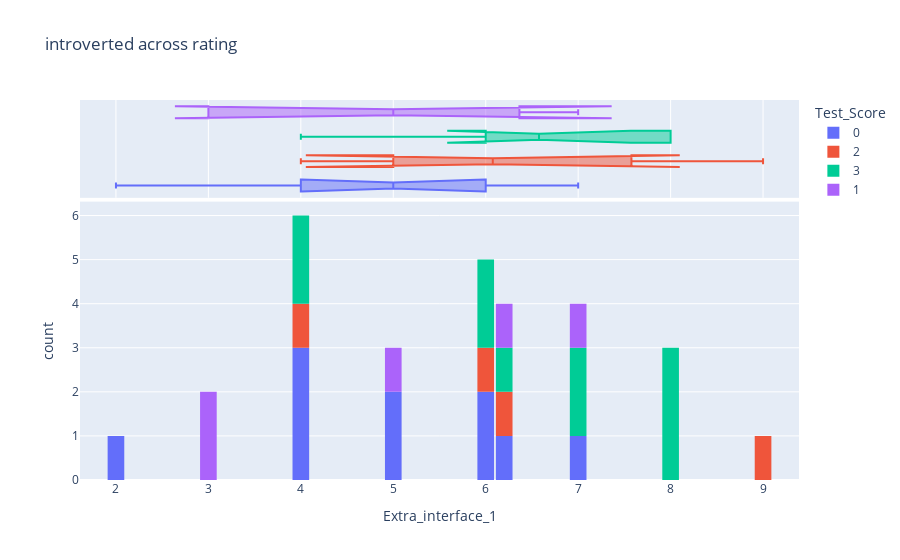

This figure's notebook cell:
### Code cell
fig = px.histogram(y,
                x= "Extra_interface_1",
                nbins = 40,
                marginal = "box",
                color = "Test_Score",
                title='introverted across rating')

fig.update_layout(bargap=0.1)
fig.show()

### Figure 1 — Plotly figure (JSON) as saved in the notebook; plotly's stock layout.template omitted (floating-point values rounded to 4 significant figures)
{"data": [{"alignmentgroup": "True", "bingroup": "x", "hovertemplate": "Test_Score=0<br>Extra_interface_1=%{x}<br>count=%{y}<extra></extra>", "legendgroup": "0", "marker": {"color": "#636efa", "pattern": {"shape": ""}}, "name": "0", "nbinsx": 40, "offsetgroup": "0", "orientation": "v", "showlegend": true, "type": "histogram", "x": [7, 6.153, 5, 6, 4, 2, 5, 4, 6, 4], "xaxis": "x", "yaxis": "y"}, {"alignmentgroup": "True", "hovertemplate": "Test_Score=0<br>Extra_interface_1=%{x}<extra></extra>", "legendgroup": "0", "marker": {"color": "#636efa"}, "name": "0", "notched": true, "offsetgroup": "0", "showlegend": false, "type": "box", "x": [7, 6.153, 5, 6, 4, 2, 5, 4, 6, 4], "xaxis": "x2", "yaxis": "y2"}, {"alignmentgroup": "True", "bingroup": "x", "hovertemplate": "Test_Score=2<br>Extra_interface_1=%{x}<br>count=%{y}<extra></extra>", "legendgroup": "2", "marker": {"color": "#EF553B", "pattern": {"shape": ""}}, "name": "2", "nbinsx": 40, "offsetgroup": "2", "orientation": "v", "showlegend": true, "type": "histogram", "x": [6.153, 6, 9, 4], "xaxis": "x", "yaxis": "y"}, {"alignmentgroup": "True", "hovertemplate": "Test_Score=2<br>Extra_interface_1=%{x}<extra></extra>", "legendgroup": "2", "marker": {"color": "#EF553B"}, "name": "2", "notched": true, "offsetgroup": "2", "showlegend": false, "type": "box", "x": [6.153, 6, 9, 4], "xaxis": "x2", "yaxis": "y2"}, {"alignmentgroup": "True", "bingroup": "x", "hovertemplate": "Test_Score=3<br>Extra_interface_1=%{x}<br>count=%{y}<extra></extra>", "legendgroup": "3", "marker": {"color": "#00cc96", "pattern": {"shape": ""}}, "name": "3", "nbinsx": 40, "offsetgroup": "3", "orientation": "v", "showlegend": true, "type": "histogram", "x": [6.153, 7, 4, 7, 6, 8, 8, 8, 6, 4], "xaxis": "x", "yaxis": "y"}, {"alignmentgroup": "True", "hovertemplate": "Test_Score=3<br>Extra_interface_1=%{x}<extra></extra>", "legendgroup": "3", "marker": {"color": "#00cc96"}, "name": "3", "notched": true, "offsetgroup": "3", "showlegend": false, "type": "box", "x": [6.153, 7, 4, 7, 6, 8, 8, 8, 6, 4], "xaxis": "x2", "yaxis": "y2"}, {"alignmentgroup": "True", "bingroup": "x", "hovertemplate": "Test_Score=1<br>Extra_interface_1=%{x}<br>count=%{y}<extra></extra>", "legendgroup": "1", "marker": {"color": "#ab63fa", "pattern": {"shape": ""}}, "name": "1", "nbinsx": 40, "offsetgroup": "1", "orientation": "v", "showlegend": true, "type": "histogram", "x": [5, 3, 7, 6.153, 3], "xaxis": "x", "yaxis": "y"}, {"alignmentgroup": "True", "hovertemplate": "Test_Score=1<br>Extra_interface_1=%{x}<extra></extra>", "legendgroup": "1", "marker": {"color": "#ab63fa"}, "name": "1", "notched": true, "offsetgroup": "1", "showlegend": false, "type": "box", "x": [5, 3, 7, 6.153, 3], "xaxis": "x2", "yaxis": "y2"}], "layout": {"bargap": 0.1, "barmode": "relative", "legend": {"title": {"text": "Test_Score"}, "tracegroupgap": 0}, "title": {"text": "introverted across rating"}, "xaxis": {"anchor": "y", "domain": [0, 1], "title": {"text": "Extra_interface_1"}}, "xaxis2": {"anchor": "y2", "domain": [0, 1], "matches": "x", "showgrid": true, "showticklabels": false}, "yaxis": {"anchor": "x", "domain": [0, 0.7326], "title": {"text": "count"}}, "yaxis2": {"anchor": "x2", "domain": [0.7426, 1], "matches": "y2", "showgrid": false, "showline": false, "showticklabels": false, "ticks": ""}}}
